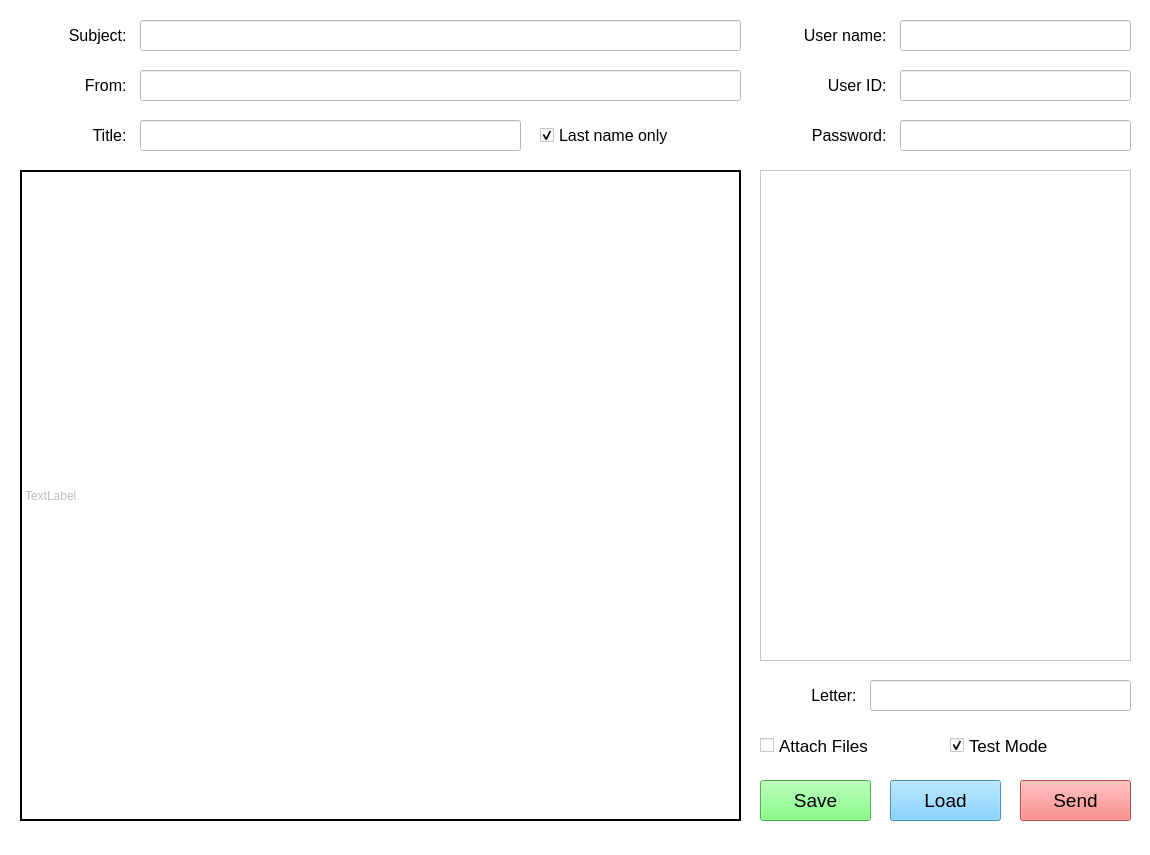
<?xml version="1.0" encoding="UTF-8"?>
<ui version="4.0">
 <class>MainWindow</class>
 <widget class="QMainWindow" name="MainWindow">
  <property name="enabled">
   <bool>true</bool>
  </property>
  <property name="geometry">
   <rect>
    <x>0</x>
    <y>0</y>
    <width>1150</width>
    <height>855</height>
   </rect>
  </property>
  <property name="windowTitle">
   <string>MainWindow</string>
  </property>
  <property name="styleSheet">
   <string notr="true">background: white;</string>
  </property>
  <widget class="QWidget" name="centralwidget">
   <widget class="QLabel" name="label_subject">
    <property name="geometry">
     <rect>
      <x>20</x>
      <y>20</y>
      <width>111</width>
      <height>31</height>
     </rect>
    </property>
    <property name="font">
     <font>
      <family>Arial</family>
      <pointsize>12</pointsize>
     </font>
    </property>
    <property name="frameShadow">
     <enum>QFrame::Plain</enum>
    </property>
    <property name="lineWidth">
     <number>4</number>
    </property>
    <property name="text">
     <string>Subject: </string>
    </property>
    <property name="alignment">
     <set>Qt::AlignRight|Qt::AlignTrailing|Qt::AlignVCenter</set>
    </property>
   </widget>
   <widget class="QLineEdit" name="edit_subject">
    <property name="geometry">
     <rect>
      <x>140</x>
      <y>20</y>
      <width>601</width>
      <height>31</height>
     </rect>
    </property>
    <property name="font">
     <font>
      <family>Arial</family>
      <pointsize>12</pointsize>
     </font>
    </property>
   </widget>
   <widget class="QLabel" name="label_from">
    <property name="geometry">
     <rect>
      <x>20</x>
      <y>70</y>
      <width>111</width>
      <height>31</height>
     </rect>
    </property>
    <property name="font">
     <font>
      <family>Arial</family>
      <pointsize>12</pointsize>
     </font>
    </property>
    <property name="frameShadow">
     <enum>QFrame::Plain</enum>
    </property>
    <property name="lineWidth">
     <number>4</number>
    </property>
    <property name="text">
     <string>From: </string>
    </property>
    <property name="alignment">
     <set>Qt::AlignRight|Qt::AlignTrailing|Qt::AlignVCenter</set>
    </property>
   </widget>
   <widget class="QLineEdit" name="edit_from">
    <property name="geometry">
     <rect>
      <x>140</x>
      <y>70</y>
      <width>601</width>
      <height>31</height>
     </rect>
    </property>
    <property name="font">
     <font>
      <family>Arial</family>
      <pointsize>12</pointsize>
     </font>
    </property>
   </widget>
   <widget class="QFrame" name="frame">
    <property name="geometry">
     <rect>
      <x>20</x>
      <y>170</y>
      <width>721</width>
      <height>651</height>
     </rect>
    </property>
    <property name="styleSheet">
     <string notr="true">border-color: rgb(0, 0, 0);
border-width : 1.2px;
border-style:inset;
</string>
    </property>
    <property name="frameShape">
     <enum>QFrame::StyledPanel</enum>
    </property>
    <property name="frameShadow">
     <enum>QFrame::Raised</enum>
    </property>
    <widget class="QLabel" name="label">
     <property name="enabled">
      <bool>false</bool>
     </property>
     <property name="geometry">
      <rect>
       <x>1</x>
       <y>1</y>
       <width>719</width>
       <height>649</height>
      </rect>
     </property>
     <property name="text">
      <string>TextLabel</string>
     </property>
    </widget>
   </widget>
   <widget class="QPushButton" name="button_load">
    <property name="geometry">
     <rect>
      <x>890</x>
      <y>780</y>
      <width>111</width>
      <height>41</height>
     </rect>
    </property>
    <property name="font">
     <font>
      <family>Arial</family>
      <pointsize>14</pointsize>
     </font>
    </property>
    <property name="styleSheet">
     <string notr="true">background-color: rgb(100, 200, 255);</string>
    </property>
    <property name="text">
     <string>Load</string>
    </property>
   </widget>
   <widget class="QPushButton" name="button_save">
    <property name="geometry">
     <rect>
      <x>760</x>
      <y>780</y>
      <width>111</width>
      <height>41</height>
     </rect>
    </property>
    <property name="font">
     <font>
      <family>Arial</family>
      <pointsize>14</pointsize>
     </font>
    </property>
    <property name="styleSheet">
     <string notr="true">background-color: rgb(100, 255, 100);</string>
    </property>
    <property name="text">
     <string>Save</string>
    </property>
   </widget>
   <widget class="QLineEdit" name="edit_user_id">
    <property name="geometry">
     <rect>
      <x>900</x>
      <y>70</y>
      <width>231</width>
      <height>31</height>
     </rect>
    </property>
    <property name="font">
     <font>
      <family>Arial</family>
      <pointsize>12</pointsize>
     </font>
    </property>
   </widget>
   <widget class="QLabel" name="label_user_id">
    <property name="geometry">
     <rect>
      <x>760</x>
      <y>70</y>
      <width>131</width>
      <height>31</height>
     </rect>
    </property>
    <property name="font">
     <font>
      <family>Arial</family>
      <pointsize>12</pointsize>
     </font>
    </property>
    <property name="frameShadow">
     <enum>QFrame::Plain</enum>
    </property>
    <property name="lineWidth">
     <number>4</number>
    </property>
    <property name="text">
     <string>User ID: </string>
    </property>
    <property name="alignment">
     <set>Qt::AlignRight|Qt::AlignTrailing|Qt::AlignVCenter</set>
    </property>
   </widget>
   <widget class="QLabel" name="label_password">
    <property name="geometry">
     <rect>
      <x>760</x>
      <y>120</y>
      <width>131</width>
      <height>31</height>
     </rect>
    </property>
    <property name="font">
     <font>
      <family>Arial</family>
      <pointsize>12</pointsize>
     </font>
    </property>
    <property name="frameShadow">
     <enum>QFrame::Plain</enum>
    </property>
    <property name="lineWidth">
     <number>4</number>
    </property>
    <property name="text">
     <string>Password: </string>
    </property>
    <property name="alignment">
     <set>Qt::AlignRight|Qt::AlignTrailing|Qt::AlignVCenter</set>
    </property>
   </widget>
   <widget class="QLineEdit" name="edit_password">
    <property name="geometry">
     <rect>
      <x>900</x>
      <y>120</y>
      <width>231</width>
      <height>31</height>
     </rect>
    </property>
    <property name="font">
     <font>
      <family>Arial</family>
      <pointsize>12</pointsize>
     </font>
    </property>
    <property name="inputMask">
     <string/>
    </property>
    <property name="echoMode">
     <enum>QLineEdit::Password</enum>
    </property>
   </widget>
   <widget class="QTextEdit" name="edit_recipient">
    <property name="geometry">
     <rect>
      <x>760</x>
      <y>170</y>
      <width>371</width>
      <height>491</height>
     </rect>
    </property>
    <property name="font">
     <font>
      <family>Arial</family>
      <pointsize>12</pointsize>
     </font>
    </property>
   </widget>
   <widget class="QPushButton" name="button_send">
    <property name="geometry">
     <rect>
      <x>1020</x>
      <y>780</y>
      <width>111</width>
      <height>41</height>
     </rect>
    </property>
    <property name="font">
     <font>
      <family>Arial</family>
      <pointsize>14</pointsize>
     </font>
    </property>
    <property name="styleSheet">
     <string notr="true">background-color: rgb(255, 100, 100);</string>
    </property>
    <property name="text">
     <string>Send</string>
    </property>
   </widget>
   <widget class="QLabel" name="label_letter">
    <property name="geometry">
     <rect>
      <x>760</x>
      <y>680</y>
      <width>101</width>
      <height>31</height>
     </rect>
    </property>
    <property name="font">
     <font>
      <family>Arial</family>
      <pointsize>12</pointsize>
     </font>
    </property>
    <property name="frameShadow">
     <enum>QFrame::Plain</enum>
    </property>
    <property name="lineWidth">
     <number>4</number>
    </property>
    <property name="text">
     <string>Letter: </string>
    </property>
    <property name="alignment">
     <set>Qt::AlignRight|Qt::AlignTrailing|Qt::AlignVCenter</set>
    </property>
   </widget>
   <widget class="QLineEdit" name="edit_letter">
    <property name="geometry">
     <rect>
      <x>870</x>
      <y>680</y>
      <width>261</width>
      <height>31</height>
     </rect>
    </property>
    <property name="font">
     <font>
      <family>Arial</family>
      <pointsize>12</pointsize>
     </font>
    </property>
   </widget>
   <widget class="QLineEdit" name="edit_user_name">
    <property name="geometry">
     <rect>
      <x>900</x>
      <y>20</y>
      <width>231</width>
      <height>31</height>
     </rect>
    </property>
    <property name="font">
     <font>
      <family>Arial</family>
      <pointsize>12</pointsize>
     </font>
    </property>
   </widget>
   <widget class="QLabel" name="label_name">
    <property name="geometry">
     <rect>
      <x>760</x>
      <y>20</y>
      <width>131</width>
      <height>31</height>
     </rect>
    </property>
    <property name="font">
     <font>
      <family>Arial</family>
      <pointsize>12</pointsize>
     </font>
    </property>
    <property name="frameShadow">
     <enum>QFrame::Plain</enum>
    </property>
    <property name="lineWidth">
     <number>4</number>
    </property>
    <property name="text">
     <string>User name: </string>
    </property>
    <property name="alignment">
     <set>Qt::AlignRight|Qt::AlignTrailing|Qt::AlignVCenter</set>
    </property>
   </widget>
   <widget class="QLabel" name="label_title">
    <property name="geometry">
     <rect>
      <x>20</x>
      <y>120</y>
      <width>111</width>
      <height>31</height>
     </rect>
    </property>
    <property name="font">
     <font>
      <family>Arial</family>
      <pointsize>12</pointsize>
     </font>
    </property>
    <property name="frameShadow">
     <enum>QFrame::Plain</enum>
    </property>
    <property name="lineWidth">
     <number>4</number>
    </property>
    <property name="text">
     <string>Title: </string>
    </property>
    <property name="alignment">
     <set>Qt::AlignRight|Qt::AlignTrailing|Qt::AlignVCenter</set>
    </property>
   </widget>
   <widget class="QLineEdit" name="edit_title">
    <property name="geometry">
     <rect>
      <x>140</x>
      <y>120</y>
      <width>381</width>
      <height>31</height>
     </rect>
    </property>
    <property name="font">
     <font>
      <family>Arial</family>
      <pointsize>12</pointsize>
     </font>
    </property>
   </widget>
   <widget class="QCheckBox" name="check_last">
    <property name="geometry">
     <rect>
      <x>540</x>
      <y>120</y>
      <width>201</width>
      <height>31</height>
     </rect>
    </property>
    <property name="font">
     <font>
      <family>Arial</family>
      <pointsize>12</pointsize>
     </font>
    </property>
    <property name="text">
     <string>Last name only</string>
    </property>
    <property name="iconSize">
     <size>
      <width>16</width>
      <height>16</height>
     </size>
    </property>
    <property name="checked">
     <bool>true</bool>
    </property>
   </widget>
   <widget class="QCheckBox" name="check_attach">
    <property name="geometry">
     <rect>
      <x>760</x>
      <y>730</y>
      <width>171</width>
      <height>31</height>
     </rect>
    </property>
    <property name="font">
     <font>
      <family>Arial</family>
      <pointsize>13</pointsize>
     </font>
    </property>
    <property name="text">
     <string>Attach Files</string>
    </property>
   </widget>
   <widget class="QCheckBox" name="check_test">
    <property name="geometry">
     <rect>
      <x>950</x>
      <y>730</y>
      <width>181</width>
      <height>31</height>
     </rect>
    </property>
    <property name="font">
     <font>
      <family>Arial</family>
      <pointsize>13</pointsize>
     </font>
    </property>
    <property name="text">
     <string>Test Mode</string>
    </property>
    <property name="checked">
     <bool>true</bool>
    </property>
   </widget>
  </widget>
  <widget class="QMenuBar" name="menubar">
   <property name="geometry">
    <rect>
     <x>0</x>
     <y>0</y>
     <width>1150</width>
     <height>22</height>
    </rect>
   </property>
  </widget>
  <widget class="QStatusBar" name="statusbar"/>
 </widget>
 <resources/>
 <connections/>
</ui>
